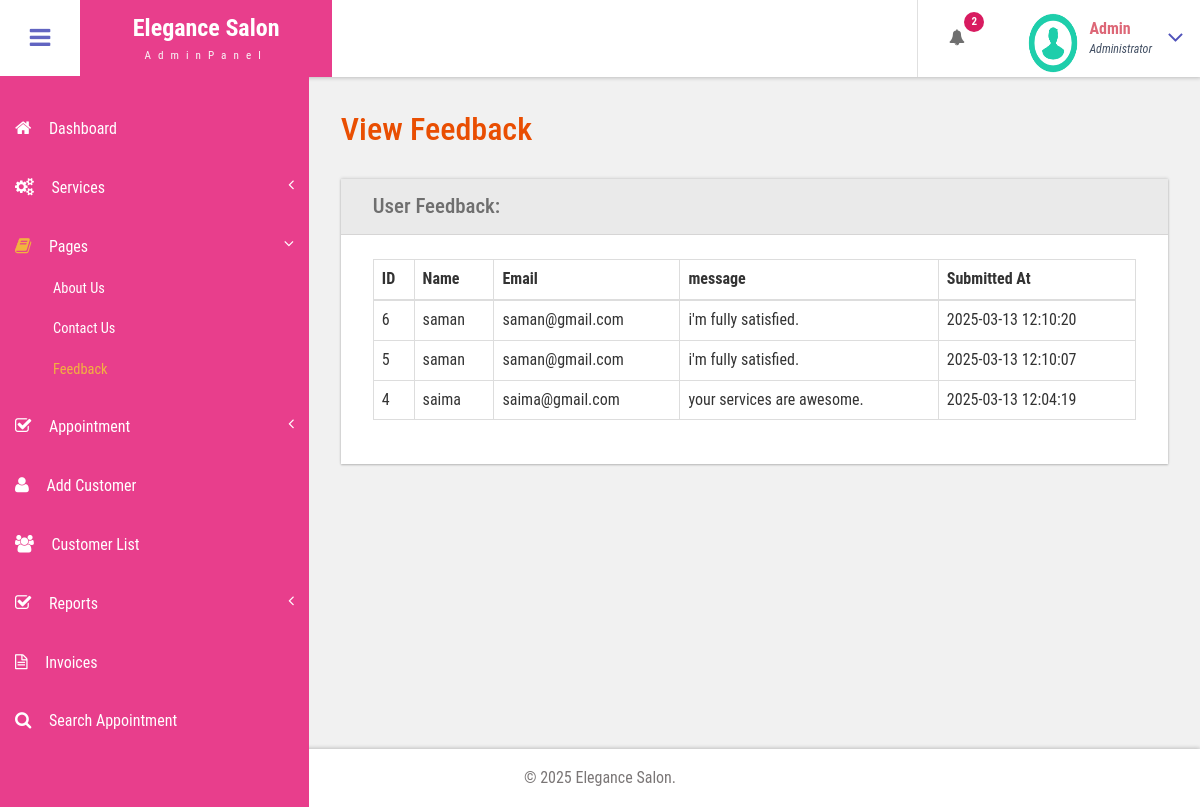
The page /admin/View-feedback.php (signed in) on the database its author committed.
### tables this page shows
CREATE TABLE `feedback` (
  `id` int(11) NOT NULL,
  `name` varchar(100) NOT NULL,
  `email` varchar(100) NOT NULL,
  `message` text NOT NULL,
  `submitted_at` timestamp NOT NULL DEFAULT current_timestamp()
);

### admin/View-feedback.php (the view, shortened to what this page needs)
<?php
include('includes/dbconnection.php');
if (strlen($_SESSION['bpmsaid']) == 0) {
    header('location:logout.php');
    exit();
} else {
?>
<!DOCTYPE HTML>
<html>
<head>
    <link href="css/bootstrap.css" rel='stylesheet' type='text/css' />
    <link href="css/style.css" rel='stylesheet' type='text/css' />
    <link href="css/font-awesome.css" rel="stylesheet">
    <link href="css/animate.css" rel="stylesheet" type="text/css" media="all">
    <link href="css/custom.css" rel="stylesheet">
</head>
<body class="cbp-spmenu-push">
    <div class="main-content">
        <?php include_once('includes/sidebar.php'); ?>
        <?php include_once('includes/header.php'); ?>
        <div id="page-wrapper">
            <div class="main-page">
                <div class="forms">
                    <h3 class="title1">View Feedback</h3>
                    <div class="form-grids row widget-shadow" data-example-id="basic-forms">
                        <div class="form-title">
                            <h4>User Feedback:</h4>
                        </div>
                        <div class="form-body">
                            <div class="table-responsive">
                                <table class="table table-bordered">
                                    <thead>
                                        <tr>
                                            <th>ID</th>
                                            <th>Name</th>
                                            <th>Email</th>
                                            <th>message</th>
                                            <th>Submitted At</th>
                                        </tr>
                                    </thead>
                                    <tbody>
                                    <?php
        $query = "SELECT * FROM feedback ORDER BY submitted_at DESC";
        $result = mysqli_query($con, $query);
        if (mysqli_num_rows($result) > 0) {
            while ($row = mysqli_fetch_assoc($result)) {
                echo "<tr>
                        <td>{$row['id']}</td>
                        <td>" . htmlspecialchars($row['name']) . "</td>
                        <td>" . htmlspecialchars($row['email']) . "</td>
                        <td>" . htmlspecialchars($row['message']) . "</td>
                        <td>{$row['submitted_at']}</td>
                      </tr>";
            }
        } else {
            echo "<tr><td colspan='5' class='text-center text-danger'>No feedback available</td></tr>";
        }
        ?>
                                    </tbody>
                                </table>
                            </div>
                        </div>
                    </div>
                </div>
            </div>
        </div>
        <?php include_once('includes/footer.php'); ?>
    </div>
</body>
</html>
<?php } ?>

### admin/includes/header.php (shortened to what this page needs)
<div class="sticky-header header-section ">
      <div class="header-left">
        <button id="showLeftPush"><i class="fa fa-bars"></i></button>
        <div class="logo">
          <a href="index.html">
            <h1>Elegance Salon</h1>
            <span>AdminPanel</span>
          </a>
        </div>
      </div>
      <div class="header-right">
        <div class="profile_details_left">
          <ul class="nofitications-dropdown">
            <?php
$ret1=mysqli_query($con,"select ID,Name from  tblappointment where Status=''");
$num=mysqli_num_rows($ret1);
?>
            <li class="dropdown head-dpdn">
              <a href="#" class="dropdown-toggle" data-toggle="dropdown" aria-expanded="false"><i class="fa fa-bell"></i><span class="badge blue"><?php echo $num;?></span></a>
            </li>
          </ul>
          <div class="clearfix"> </div>
        </div>
        <div class="profile_details">
        <?php
$adid=$_SESSION['bpmsaid'];
$ret=mysqli_query($con,"select AdminName from tbladmin where ID='$adid'");
$row=mysqli_fetch_array($ret);
$name=$row['AdminName'];
?>
          <ul>
            <li class="dropdown profile_details_drop">
              <a href="#" class="dropdown-toggle" data-toggle="dropdown" aria-expanded="false">
                <div class="profile_img">
                  <span class="prfil-img"><img src="images/download (1).png" alt="" width="50" height="60"> </span>
                  <div class="user-name">
                    <p><?php echo $name; ?></p>
                    <span>Administrator</span>
                  </div>
                  <i class="fa fa-angle-down lnr"></i>
                  <div class="clearfix"></div>
                </div>
              </a>
            </li>
          </ul>
        </div>
      </div>
      <div class="clearfix"> </div>
    </div>

### admin/css/style.css (style rules this page uses)
h4, h5, h6, h1, h2, h3 { margin: 0; }
ul, ol { margin: 0; }
p { margin: 0; }
html, body { font-family: 'Roboto Condensed', sans-serif; font-size: 100%; overflow-x: hidden; background: #fff; }
body a { transition: 0.5s all ease; -webkit-transition: 0.5s all ease; -moz-transition: 0.5s all ease; -o-transition: 0.5s all ease; -ms-transition: 0.5s all ease; text-decoration:none; }
h1,h2,h3,h4,h5,h6 { margin:0; }
p { margin:0; }
ul,label { margin:0; padding:0; }
.main-content { position: relative; }
.sticky-header { position: fixed; top: 0; left:0px; width: 100%; z-index: 100; }
.header-section { background:#FFF; box-shadow: 1px 1px 4px rgba(0, 0, 0, 0.21); -webkit-box-shadow: 1px 1px 4px rgba(0, 0, 0, 0.21); -moz-box-shadow: 1px 1px 4px rgba(0, 0, 0, 0.21); -o-box-shadow: 1px 1px 4px rgba(0, 0, 0, 0.21); }
.header-section::after { clear: both; display: block; content: ''; }
.header-left { float: left; width: 45%; }
.header-right { float: right; }
button#showLeftPush { font-size: 1.5em; width: 80px; padding: 0.87em 0; text-align: center; cursor: pointer; float: left; color: #6F6F6F; -moz-transition: all 0.2s ease-out 0s; -webkit-transition: all 0.2s ease-out 0s; transition: all 0.2s ease-out 0s; border: none; background-color: #fff; outline:none; }
.cbp-spmenu-push { overflow-x: hidden; position: relative; }
.cbp-spmenu, .cbp-spmenu-push { -webkit-transition: all 0.3s ease; -moz-transition: all 0.3s ease; transition: all 0.3s ease; }
.cbp-spmenu-push div#page-wrapper { margin: 0 0 0 19.3em; transition:.5s all; -webkit-transition:.5s all; -moz-transition:.5s all; }
.fa { display: inline-block; font-family: FontAwesome; font-style: normal; font-weight: normal; line-height: 1; -webkit-font-smoothing: antialiased; -moz-osx-font-smoothing: grayscale; }
.logo { background: #e83e8c; text-align: center; float: left; }
.logo a { padding: 0.9em 3.3em .7em; display: block; text-decoration: none; }
.logo a h1 { color: #fff; font-size: 1.5em; line-height: 1.2em; font-weight: 700; }
.logo a span { color: #F8F8F8; font-size: .7em; text-align: center; letter-spacing: 7px; }
.profile_details_left { float: left; }
li.dropdown.head-dpdn { display: inline-block; padding: 1.7em 0; border-left: 1px solid #E0E0E0; float: left; }
li.dropdown.head-dpdn a.dropdown-toggle { padding: 1.7em 2em; }
i.fa.fa-bell { color:#6F6F6F; }
.header-right span.badge { font-size: 11px; font-weight: bold; color: #FFF; background: #8BC34A; line-height: 15px; width: 20px; height: 20px; border-radius: 2em; -webkit-border-radius: 2em; -moz-border-radius: 2em; -o-border-radius: 2em; text-align: center; display: inline-block; position: absolute; top: 16%; padding: 2px 0 0; }
.header-right span.blue { background-color:#D81B60; }
.profile_details { float: right; }
.profile_details_drop a.dropdown-toggle { display:block; padding: 0.8em 3em 0 2em; }
.profile_img span.prfil-img { float:left; }
.user-name { float:left; margin-top:8px; margin-left:11px; height:35px; }
.profile_details ul li { list-style-type:none; position:relative; }
.profile_details li a i.fa.lnr { position: absolute; top: 34%; right: 8%; color: #4F52BA; font-size: 1.6em; }
.user-name p { font-size:1em; color:#DD6777; line-height:1em; font-weight:700; }
.user-name span { font-size: .75em; font-style: italic; color: #424f63; font-weight: normal; margin-top: .3em; }
.charts,.row { margin: 2em 0 0; }
.widget-shadow { background-color: #fff; box-shadow: 0 -1px 3px rgba(0,0,0,.12),0 1px 2px rgba(0,0,0,.24); -webkit-box-shadow: 0 -1px 3px rgba(0,0,0,.12),0 1px 2px rgba(0,0,0,.24); -moz-box-shadow: 0 -1px 3px rgba(0,0,0,.12),0 1px 2px rgba(0,0,0,.24); }
h3.title1 { font-size: 2em; color: #e94e02; margin-bottom: 0.8em; }
.table > thead > tr > th, .table > tbody > tr > th, .table > tfoot > tr > th, .table > thead > tr > td, .table > tbody > tr > td, .table > tfoot > tr > td { border-top: none; }
.forms h3.title1 { margin-bottom:0; }
.forms h4 { font-size: 1.3em; color: #6F6F6F; }
.form-title { padding: 1em 2em; background-color: #EAEAEA; border-bottom: 1px solid #D6D5D5; }
.form-body { padding: 1.5em 2em; }

### admin/css/custom.css (style rules this page uses)
#page-wrapper { padding:7em 2em 2.5em; background-color: #F1F1F1; }

### rows shown on the page
feedback: id "6", name "saman", email "saman@gmail.com", message "i'm fully satisfied.", submitted_at "2025-03-13 12:10:20"
feedback: id "5", name "saman", email "saman@gmail.com", message "i'm fully satisfied.", submitted_at "2025-03-13 12:10:07"
feedback: id "4", name "saima", email "saima@gmail.com", message "your services are awesome.", submitted_at "2025-03-13 12:04:19"

### other values the page prints
$num "2"
$name "Admin"
